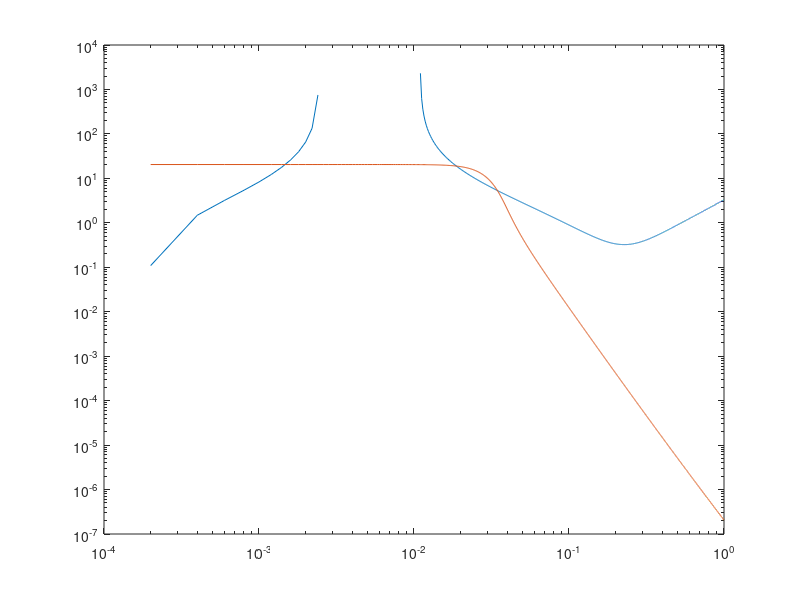

Reproduce this figure in MATLAB. (Note: this script raises an error after producing the figure.)
%{ This code determines the eigenvalues at the fixed points of the native strain (simple model).
%}

global a_k a_s b_k b_s k_0 k_1 Delta_k Delta_s h p   

a_k = .0002;
a_s = 0;
b_k = .3;
b_s = 3;
k_0 = .2;
k_1 = 1/30;
Delta_k = .1;
Delta_s = .1;
h = 2;
p = 5;

%Native
%y1 = a_k + (b_k)*K^h/(k_0^h+K^h) - K*(Delta_k + 1/(1+K+S));
%y2 = a_s + (b_s)/(1+(K/k_1)^p) - S*(Delta_s + 1/(1+K+S));

grid=0:.0002:1;
S1=zeros(1,numel(grid));
S2=zeros(1,numel(grid));
for j=1:numel(grid)
    
   
  S1(j)=((a_k + (b_k)*grid(j)^h/(k_0^h+grid(j)^h))/grid(j)-Delta_k)^(-1) - grid(j)-1;
  S2(j)= 1/(2*Delta_s)*( ((1+(1+grid(j))*Delta_s-(a_s + (b_s)/(1+(grid(j)/k_1)^p)))^2+4*Delta_s*((1+grid(j))*(a_s + (b_s)/(1+(grid(j)/k_1)^p))))^(1/2)- (1+(1+grid(j))*Delta_s- (a_s + (b_s)/(1+(grid(j)/k_1)^p))));
end
    
loglog(grid,S1,grid,S2);
% axis([.2*10e-3 2*10e-1 10e-5 3*10e1]);

[X0,Y0] = intersections(grid,S1,grid,S2,0);
numintersects = numel(X0);

syms x1 x2
F_native_simple = a_k + (b_k)*x1^h/(k_0^h+x1^h) - x1*Delta_k - x1/(1+x1+x2);
G_native_simple =  a_s + (b_s)/(1+(x1/k_1)^p) - x2*(Delta_s + 1/(1+x1+x2));

jakF_native_simple = jacobian(F_native_simple);
jakG_native_simple = jacobian(G_native_simple);
jak_native_simple = [jakF_native_simple(1,1) jakF_native_simple(1,2)
                     jakG_native_simple(1,1) jakG_native_simple(1,2)];

clear xxx
for i = 1:numel(X0)                 
    x1 = X0(i);
    x2 = Y0(i);

evaljak_native_simple = eval(jak_native_simple);
xxx(1:2,i) = eig(evaljak_native_simple);

end


xxx


